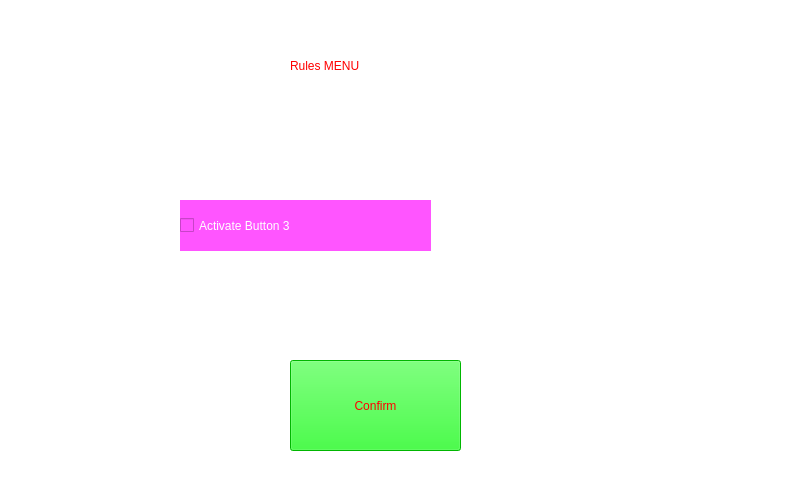
<?xml version="1.0" encoding="UTF-8"?>
<ui version="4.0">
 <class>Rules</class>
 <widget class="QWidget" name="Rules">
  <property name="geometry">
   <rect>
    <x>0</x>
    <y>0</y>
    <width>800</width>
    <height>480</height>
   </rect>
  </property>
  <property name="windowTitle">
   <string>Form</string>
  </property>
  <property name="styleSheet">
   <string notr="true">background-color: rgb(255, 255, 255);</string>
  </property>
  <widget class="QLabel" name="label">
   <property name="geometry">
    <rect>
     <x>290</x>
     <y>30</y>
     <width>241</width>
     <height>71</height>
    </rect>
   </property>
   <property name="styleSheet">
    <string notr="true">
font: 700 24pt &quot;Segoe UI&quot;;

color: rgb(255, 0, 0);</string>
   </property>
   <property name="text">
    <string>Rules MENU</string>
   </property>
  </widget>
  <widget class="QPushButton" name="Confirm_Button">
   <property name="geometry">
    <rect>
     <x>290</x>
     <y>360</y>
     <width>171</width>
     <height>91</height>
    </rect>
   </property>
   <property name="styleSheet">
    <string notr="true">color: rgb(255, 0, 0);
background-color: rgb(0, 255, 0);
font: 900 20pt &quot;Segoe UI&quot;;</string>
   </property>
   <property name="text">
    <string>Confirm</string>
   </property>
  </widget>
  <widget class="QCheckBox" name="checkBox">
   <property name="geometry">
    <rect>
     <x>180</x>
     <y>200</y>
     <width>251</width>
     <height>51</height>
    </rect>
   </property>
   <property name="styleSheet">
    <string notr="true">background-color: rgb(255, 85, 255);
color: rgb(255, 255, 255);
font: 700 14pt &quot;Segoe UI&quot;;</string>
   </property>
   <property name="text">
    <string>Activate Button 3</string>
   </property>
  </widget>
 </widget>
 <resources/>
 <connections/>
</ui>
